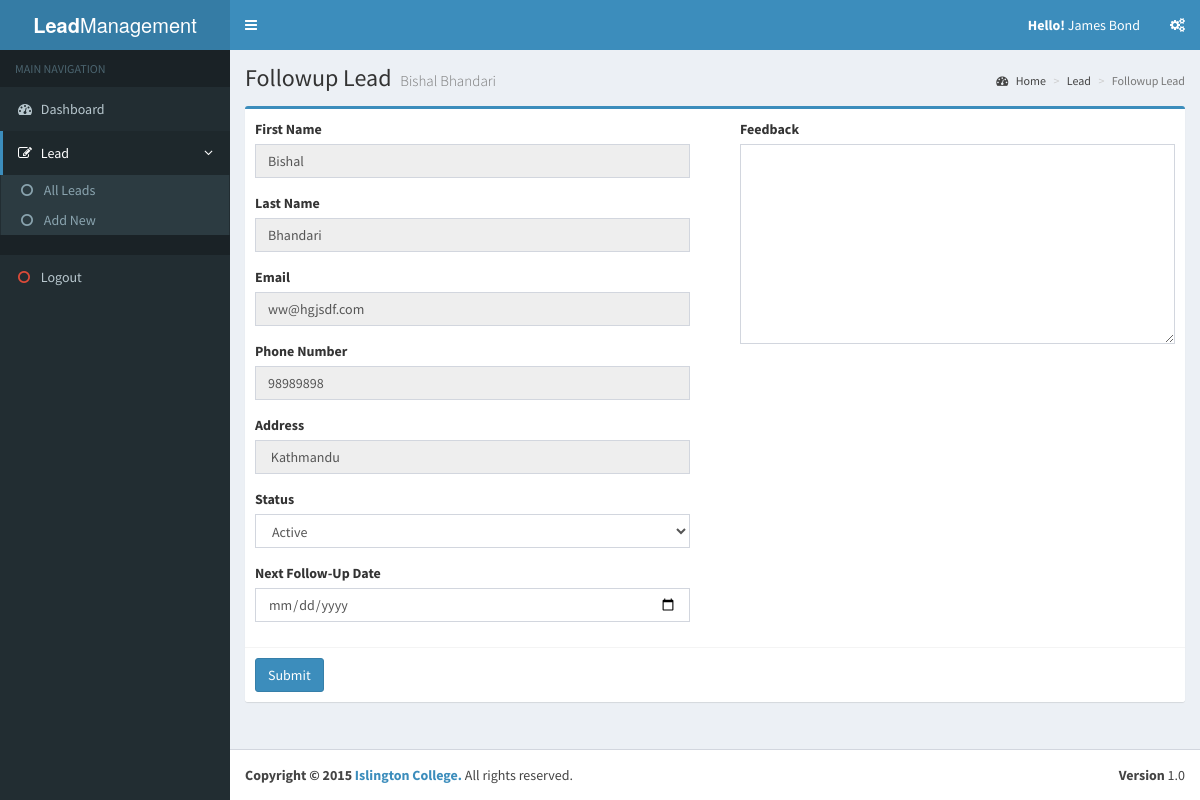
The page /lead/followup/1 (signed in) on the database its author committed.
### tables this page shows
CREATE TABLE IF NOT EXISTS `lead` (
`id` int(11) NOT NULL,
  `first_name` varchar(50) NOT NULL,
  `last_name` varchar(50) NOT NULL,
  `email` varchar(50) NOT NULL,
  `phone` varchar(15) NOT NULL,
  `address` text NOT NULL,
  `status_id` int(11) NOT NULL,
  `semester_id` int(11) NOT NULL,
  `is_active` int(1) NOT NULL,
  `is_student` int(1) NOT NULL,
  `managed_by` int(11) NOT NULL,
  `created_at` date NOT NULL,
  `updated_at` date NOT NULL
);

CREATE TABLE IF NOT EXISTS `status` (
`id` int(11) NOT NULL,
  `title` varchar(20) NOT NULL
);

### application/controller/lead.php (called while the page is built, shortened)
<?php
class Lead extends Controller
{
    public function __construct(){
        $this->status = $this->model->getStatus();
    }
   public function followup( $lead_id ){
        $lead = $this->model->getLeadBy( 'id', $lead_id );
        require APP . 'view/_templates/header.php';
        require APP . 'view/lead/followup.php';
        require APP . 'view/_templates/footer.php';
    }
}

### public/index.php (called while the page is built, shortened)
<?php
require APP . 'core/controller.php';
$app = new Application();

### application/model/model.php (called while the page is built, shortened)
<?php
class Model
{
    function __construct($db)
    {
        try {
            $this->db = $db;
        } catch (PDOException $e) {
            exit('Database connection could not be established.');
        }
    }
    public function getStatus( $key='', $value='' ){
        $where = '';
        $sql = "SELECT * FROM status " . $where;
        $query = $this->db->prepare($sql);
        $query->execute();
        return $query->fetchAll();
    }
    public function getLeadBy( $key = '', $value = '' ){
        $where = '';
        if( !empty( $key ) && !empty( $value ) ){
            $where = 'WHERE '.$key.' = \''.$value.'\'';
        }
        $sql = "SELECT * FROM lead " . $where;
        $query = $this->db->prepare($sql);
        $query->execute();
        return $query->fetchAll(PDO::FETCH_ASSOC);
    }
}

### application/core/controller.php (called while the page is built, shortened)
<?php
class Controller
{
    public $db = null;
    private function openDatabaseConnection()
    {
        $options = array(PDO::ATTR_DEFAULT_FETCH_MODE => PDO::FETCH_OBJ, PDO::ATTR_ERRMODE => PDO::ERRMODE_WARNING);
        $this->db = new PDO(DB_TYPE . ':host=' . DB_HOST . ';dbname=' . DB_NAME . ';charset=' . DB_CHARSET, DB_USER, DB_PASS, $options);
    }
    public function loadModel()
    {
        require APP . 'model/model.php';
        $this->model = new Model($this->db);
    }
}

### application/view/lead/followup.php (the view, shortened to what this page needs)
<?php
if( isset( $_data ) ){
  extract( $_data );
}
?>
<div class="content-wrapper">
  <section class="content-header">
    <h1>
      Followup Lead
      <?php if( isset( $first_name ) && isset( $last_name ) ) {
        echo '<small>'. $first_name . ' ' . $last_name .'</small>';
      }
      ?>
    </h1>
    <ol class="breadcrumb">
      <li><a href="<?php echo URL; ?>dashboard"><i class="fa fa-dashboard"></i> Home</a></li>
      <li><a href="<?php echo URL; ?>lead">Lead</a></li>
      <li class="active">Followup Lead</li>
    </ol>
  </section>
  <section class="content">
    <div class="row">
      <div class="col-md-12">
        <div class="box box-primary">
          <form id="add-counselor" role="form" method="POST" action="">
            <div class="row">
              <div class="col-md-6">
                <div class="box-body">
                  <div class="form-group">
                    <label for="first_name">First Name</label>
                    <input type="text" class="form-control" disabled="" id="first_name" name="first_name" placeholder="Enter First Name" value="<?php echo ( isset( $first_name ) ) ? $first_name : ''; ?>">
                  </div>
                  <div class="form-group">
                    <label for="last_name">Last Name</label>
                    <input type="text" class="form-control" disabled id="last_name" name="last_name" placeholder="Enter Last Name" value="<?php echo ( isset( $last_name ) ) ? $last_name : ''; ?>">
                  </div>
                  <div class="form-group">
                    <label for="email">Email</label>
                    <input type="email" class="form-control" disabled id="email" name="email" placeholder="Enter Email Address" value="<?php echo ( isset( $email ) ) ? $email : ''; ?>">
                  </div>
                  <div class="form-group">
                    <label for="phone_no">Phone Number</label>
                    <input type="phone" class="form-control" disabled id="phone_no" name="phone_no" placeholder="Enter Phone Number" value="<?php echo ( isset( $phone ) ) ? $phone : ''; ?>">
                  </div>
                  <div class="form-group">
                    <label for="address">Address</label>
                    <input class="form-control" disabled id="address" name="address" placeholder="Enter Address" value=" <?php echo ( isset( $address ) ) ? $address : ''; ?> ">
                  </div>
                   <?php if( count( $this->status ) > 0 ){ ?>
                    <div class="form-group">
                      <label>Status</label>
                      <select class="form-control" name="status">
                        <?php foreach( $this->status as $_status ){
                          ?>
                          <option value="<?php echo $_status->id; ?>" <?php if( isset( $status_id ) && $status_id==$_status->id ) echo 'selected="selected"'; ?>><?php echo $_status->title; ?></option>
                          <?php
                        }
                        ?>
                      </select>
                    </div>
                    <div class="form-group">
                    <label for="date">Next Follow-Up Date</label>
                    <input type="date" class="form-control" id="date" name="date" value="<?php echo ( isset( $date ) ) ? $date : ''; ?>">
                  </div>
                    <?php } ?>
                </div>
              </div>
              <div class="col-md-6">
                <div class="box-body">
                  <fieldset>
                    <label> Feedback </label> <textarea class="form-control" style="height:200px;" name="feedback"></textarea>
                  </fieldset>
                </div>
              </div>
            </div>
            <div class="box-footer">
              <button type="submit" class="btn btn-primary">Submit</button>
            </div>
          </form>
        </div>
      </div>
    </div>
  </section>
</div>

### rows shown on the page
lead: first_name "Bishal", last_name "Bhandari", email "ww@hgjsdf.com", phone_no "98989898", address "Kathmandu", status "Active"

### other values the page prints
$_SESSION['user_info']->first_name "James"
$_SESSION['user_info']->last_name "Bond"
